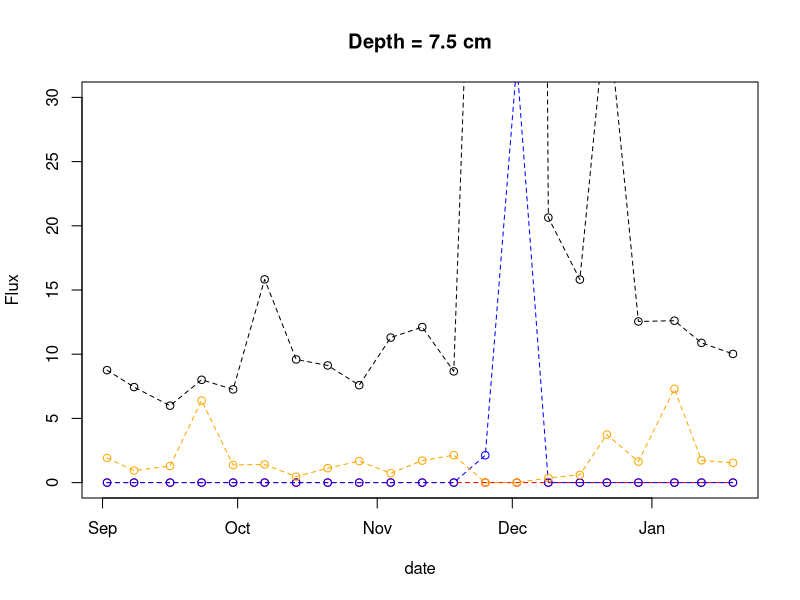
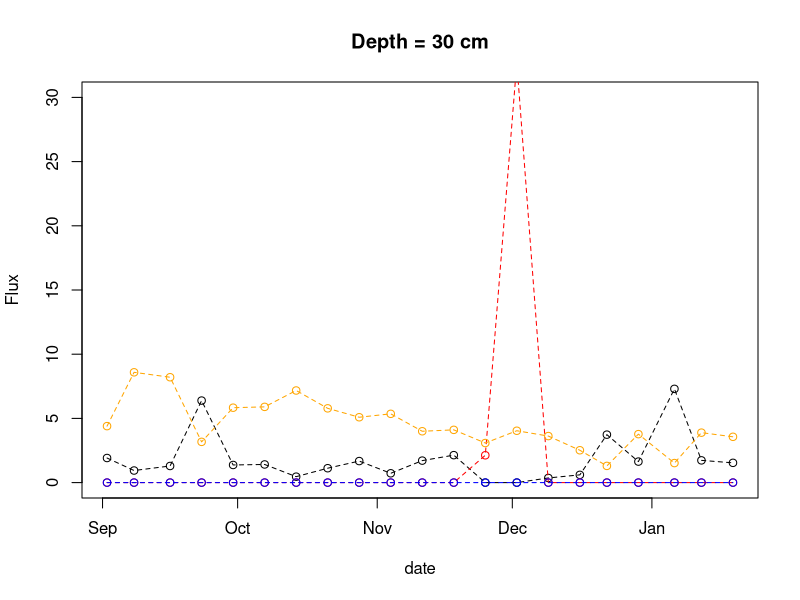
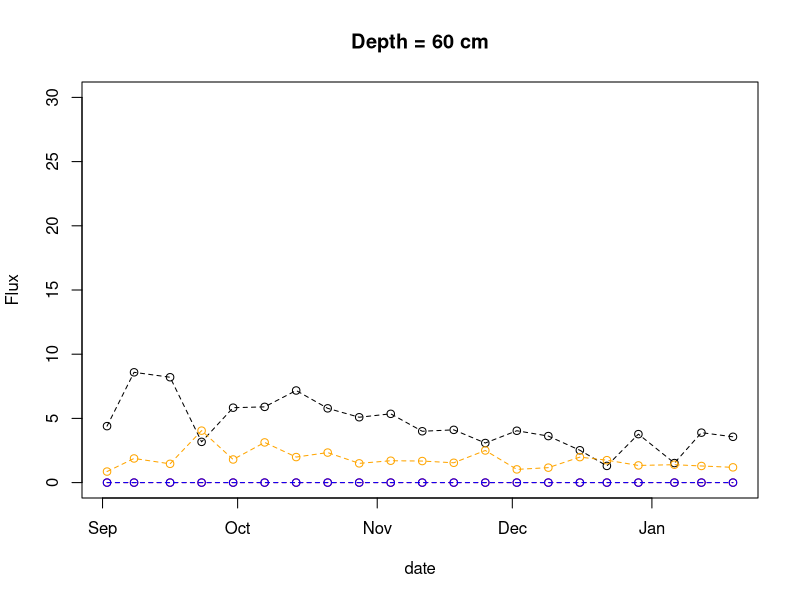
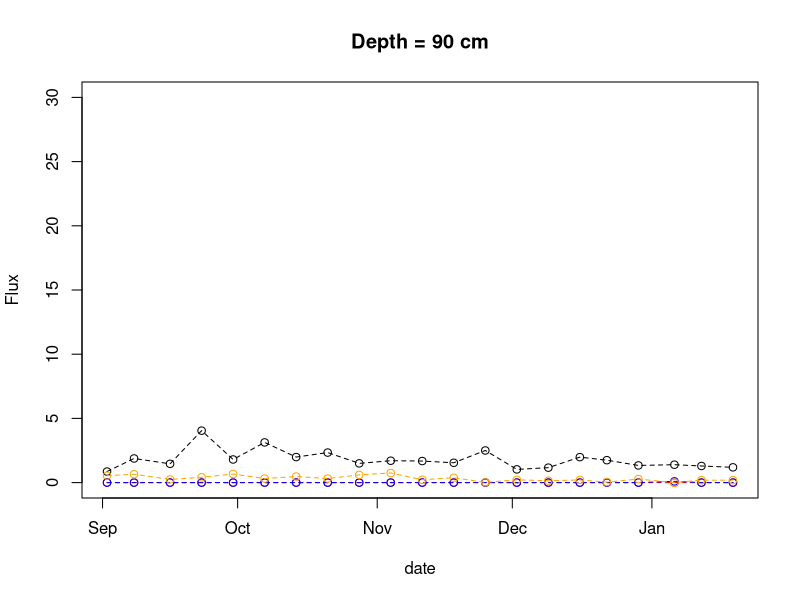
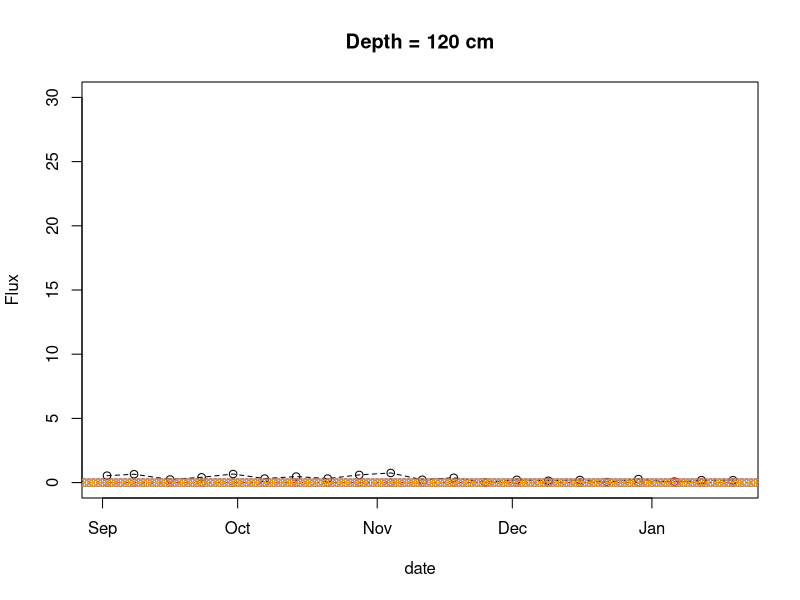

R code for these plots, in order:
#' ---
#' title: Process Rate Estimator
#' author: Damian Oswald
#' date: 2023-10-02
#' ---

#' -----------------------------------------------------------------------------------------------------------
#' Attach packages to search path
#' -----------------------------------------------------------------------------------------------------------

library(magrittr)

#' -----------------------------------------------------------------------------------------------------------
#' Define global variables
#' -----------------------------------------------------------------------------------------------------------

palette <- colorRampPalette(c("#66999B","#0E4749","#E55812","#EFE7DA"))

#' -----------------------------------------------------------------------------------------------------------
#' Set Model Parameters
#' -----------------------------------------------------------------------------------------------------------

#' Different depths
depths <- c(7.5,30,60,90,120)

#' Bulk density, average across all depths and columns.
BD <- 1.686
theta_t <- 1- BD/2.65
temperature <- 298
D_fw <- (5.07e-6) * exp(-2371/temperature)
D_fa <- 0.1436e-4 * (temperature/273.15)^1.81
H <- (8.5470e6 * exp(-2284/temperature)) / (8.3145*temperature)
rho <- 1.26e6
N2Oatm <- 0.2496 # ppmv; atmospheric N2O concentration

#' -----------------------------------------------------------------------------------------------------------
#' Load and prepare the data
#' -----------------------------------------------------------------------------------------------------------

#' Read the prepared data
data <- read.csv("data/data.csv")

#' Transform the variable `date_R` to `Date` class
data[,"date"] %<>% as.Date

#' Transform `column` to `ordered` to `integer`
data[,"column"] %<>% as.ordered

#' Transform `variety` from `character` to `factor`
data[,"variety"] %<>% as.factor()

#' -----------------------------------------------------------------------------------------------------------
#' Start calculating the parameters
#' -----------------------------------------------------------------------------------------------------------

#' Calculate average moisture across depths -- Soil volumetric water content `theta_w`
#' We calculate the following: for every column, day, depth,
#' calculate the mean depth of this one and the one above --
#' except for the top depth, there, return single value.
data$theta_w <- numeric(nrow(data))
for (i in 1:nrow(data)) {
   j <- which(depths==data[i,"depth"]) # Get the current depth index
   data[i,"theta_w"] <- mean(data[data[,"column"]==data[i,"column"] & data[,"date"]==data[i,"date"] & data[,"depth"]%in%depths[(j-1):j], "moisture"])
   # TODO: Build checker to see if calculation is correct, no missing values, always 1 or 2 values etc.
}

#' Calculate air-filled pore spaces across depths
data$theta_a <- 1 - data$theta_w/theta_t

#' Calculate Ds
data$Ds <- with(data, ((theta_w^(10/3)*D_fw)/H+theta_a^(10/3)*D_fa)*theta_t^-2)

#' *Calculate dC/dz*
#' In this step, we calculate the N2O concentration gradient as the difference in concentration between the current depth
#' which is saved as `N2O_bottom` and the one on top of the current depth which is `N2O_top`.
data$dCdZ <- numeric(nrow(data))
for (i in 1:nrow(data)) {
   j <- which(depths==data[i,"depth"]) # Get the current depth index
   current_date_column <- data[,"column"]==data[i,"column"] & data[,"date"]==data[i,"date"]
   
   N2O_top <- if(j==1){
      N2O_top <- N2Oatm
   } else {
      N2O_top <- data[current_date_column & data[,"depth"]==depths[j-1], "corrected.N2O"]
   }
   N2O_bottom <- data[current_date_column & data[,"depth"]==depths[j], "corrected.N2O"]
   
   # If any observation is missing, skip to the next
   if(length(N2O_bottom)==0 | length(N2O_top)==0) next
   
   # TODO: The `.Rmd` file contains the following code:
   #
   # data_C1$dCdz_top_7 <- (data_C1$corrected.N2O_7 - N2Oatm)/1000000/(15/100/2)
   # data_C1$dCdz_top_30 <- (data_C1$corrected.N2O_30 - data_C1$corrected.N2O_7)/1000000/(30/100/2+15/100/2)
   # data_C1$dCdz_top_60 <- (data_C1$corrected.N2O_60 - data_C1$corrected.N2O_30)/1000000/(30/100/2+30/100/2)
   # data_C1$dCdz_top_90 <- (data_C1$corrected.N2O_90 - data_C1$corrected.N2O_60)/1000000/(30/100/2+30/100/2)
   # data_C1$dCdz_top_120 <- (data_C1$corrected.N2O_120 - data_C1$corrected.N2O_90)/1000000/(30/100/2+30/100/2)
   #
   # Figure out how the values in the denominator came to be, and change code accoringly.
   denominator <- c(`7.5` = 15/100/2, `30` = 30/100/2+15/100/2, `60` = 30/100/2+30/100/2, `90` = 30/100/2+30/100/2, `120` = 30/100/2+30/100/2)
   
   # TODO: Adjust the code if calculation is incorrect
   data[current_date_column & data[,"depth"]==depths[j], "dCdZ"] <- (N2O_bottom - N2O_top)/1000000/denominator[j]
   
   # TODO: Build checker to see if calculation is correct, no missing values, always 1 or 2 values etc.
}

#' Do we want this here?
top <- c(0,depths)[-6]
bottom <- depths
sapply(1:5, function(i) 1000000/(bottom[i]/100/2+top[i]/100/2))

#' Calculate `F_calc` across depths, considering flux is upward 
#' originally in mg N2O-N/m2/s, converted to g N/ha/day
data$F_calc <- with(data, dCdZ * Ds * rho * 10000 * 3600 * 24/1000)

#' Calculate F_in and F_out from the bottom and top boundary of each layer
data$F_top_in <- data$F_top_out <- data$F_bottom_in <- data$F_bottom_out <- numeric(nrow(data))
for (i in 1:nrow(data)) {
   j <- which(depths==data[i,"depth"]) # Get the current depth index
   current_date_column <- data[,"column"]==data[i,"column"] & data[,"date"]==data[i,"date"]
   
   F_calc_top <- data[current_date_column & data$depth == depths[j],"F_calc"]
   if(j==5) F_calc_bottom <- 0
   else F_calc_bottom <- data[current_date_column & data$depth == depths[j+1],"F_calc"]
   if(length(F_calc_top)==0) F_calc_top <- NA
   if(length(F_calc_bottom)==0) F_calc_bottom <- NA
   
   data[current_date_column & data$depth == depths[j],"F_top_in"] <- ifelse(F_calc_top > 0, 0, abs(F_calc_top))
   data[current_date_column & data$depth == depths[j],"F_top_out"] <- ifelse(F_calc_top < 0, 0, abs(F_calc_top))
   data[current_date_column & data$depth == depths[j],"F_bottom_in"] <- ifelse(F_calc_bottom < 0, 0, abs(F_calc_bottom))
   data[current_date_column & data$depth == depths[j],"F_bottom_out"] <- ifelse(F_calc_bottom > 0, 0, abs(F_calc_bottom))
   
}

column <- 1
for (depth in depths) {
   data[data$depth==depth & data$column==column,c("date","F_top_out")] |> na.omit() |> plot(ylim = c(0,30), type = "o", lty = 2, ylab = "Flux")
   data[data$depth==depth & data$column==column,c("date","F_top_in")] |> na.omit() |> points(col = "red", type = "o", lty = 2)
   data[data$depth==depth & data$column==column,c("date","F_bottom_out")] |> na.omit() |> points(col = "blue", type = "o", lty = 2)
   data[data$depth==depth & data$column==column,c("date","F_bottom_in")] |> na.omit() |> points(col = "orange", type = "o", lty = 2)
   title(main = paste("Depth =",depth,"cm"))
}

#' TODO: The loops can be more efficient by combining all the steps at once, and by looking only at observations with N2O values.
#' For this, check first if `gN2ONha` is `NA`

#' In n' out
data$F_out <- with(data, F_bottom_out + F_top_out)
